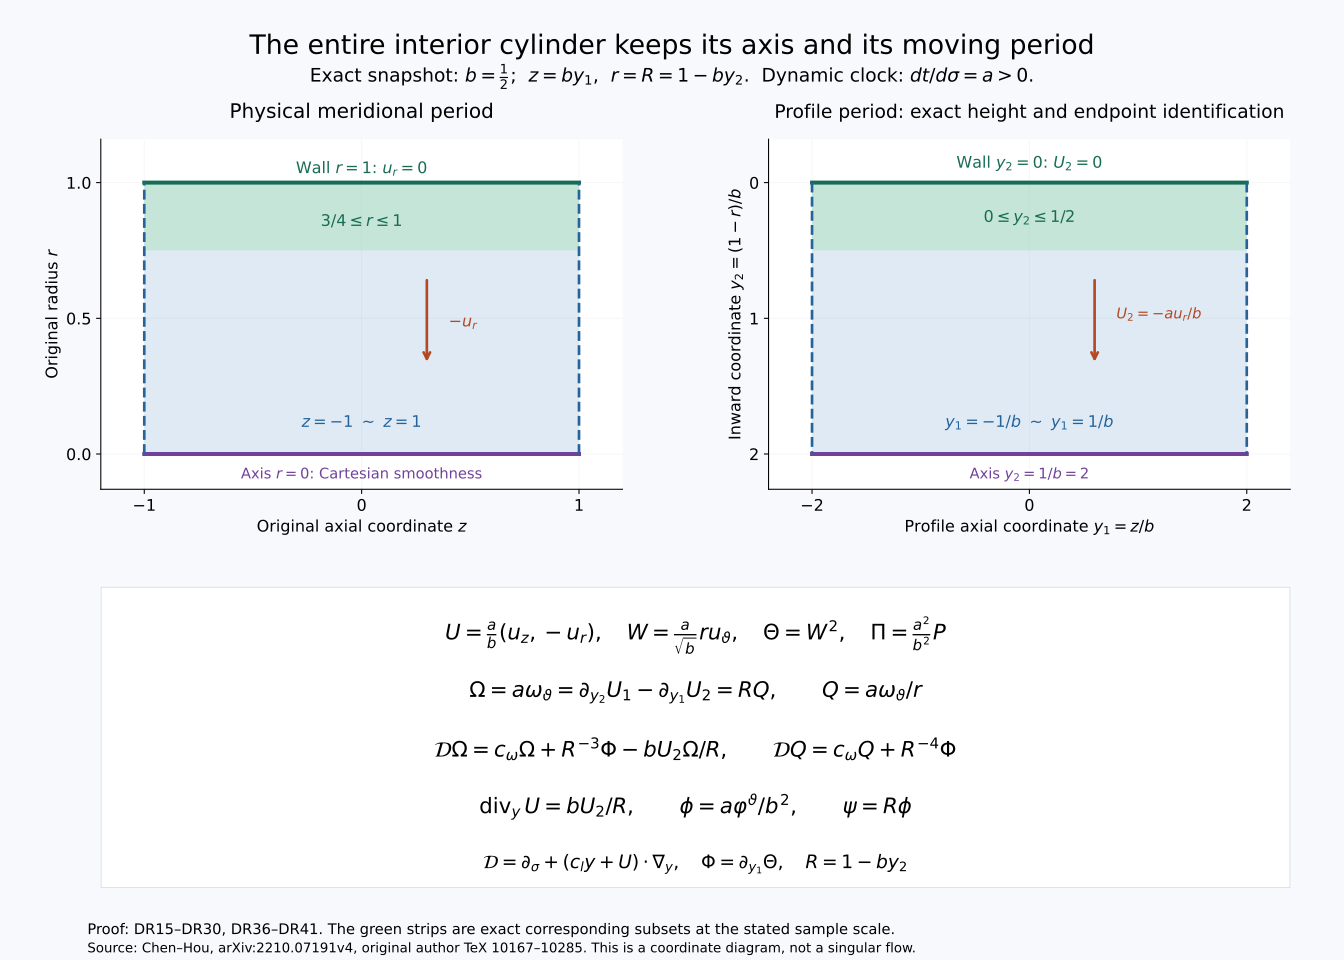

This figure's Python source:
"""Exact sample snapshot of the original period-two interior-cylinder map."""
from pathlib import Path
import matplotlib
matplotlib.use('Agg')
import matplotlib.pyplot as plt
from matplotlib.patches import Rectangle,ConnectionPatch
R=Path(__file__).resolve().parent
plt.rcParams.update({'font.family':'DejaVu Sans','font.size':12,'mathtext.fontset':'dejavusans'})
fig=plt.figure(figsize=(14,10),facecolor='#f7f9fc')
gs=fig.add_gridspec(2,2,height_ratios=[1,0.86],hspace=.30,wspace=.28)
ax=fig.add_subplot(gs[0,0]);bx=fig.add_subplot(gs[0,1]);cx=fig.add_subplot(gs[1,:]);cx.axis('off')
fig.suptitle('The entire interior cylinder keeps its axis and its moving period',fontsize=20,x=.5,y=.965)
fig.text(.5,.915,r'Exact snapshot: $b=\frac{1}{2}$;  $z=by_1$,  $r=R=1-by_2$.  Dynamic clock: $dt/d\sigma=a>0$.',ha='center',fontsize=14)
ax.add_patch(Rectangle((-1,0),2,1,facecolor='#dfeaf5',edgecolor='none'))
ax.add_patch(Rectangle((-1,.75),2,.25,facecolor='#c4e5d7',edgecolor='none'))
ax.plot([-1,1],[1,1],color='#176c55',lw=3);ax.plot([-1,1],[0,0],color='#70429b',lw=3)
for z in [-1,1]:ax.plot([z,z],[0,1],color='#24649b',lw=2,ls='--')
ax.set(xlim=(-1.2,1.2),ylim=(-.13,1.16),xlabel=r'Original axial coordinate $z$',ylabel=r'Original radius $r$',
       xticks=[-1,0,1],yticks=[0,.5,1])
ax.set_title('Physical meridional period',pad=16,fontsize=15)
ax.text(0,1.035,r'Wall $r=1$: $u_r=0$',ha='center',color='#176c55')
ax.text(0,-.09,r'Axis $r=0$: Cartesian smoothness',ha='center',color='#70429b',fontsize=11)
ax.annotate('',xy=(.3,.33),xytext=(.3,.65),arrowprops=dict(arrowstyle='->',color='#b44823',lw=2))
ax.text(.4,.47,r'$-u_r$',color='#b44823')
ax.text(0,.84,r'$3/4\leq r\leq1$',ha='center',color='#176c55')
ax.text(0,.1,r'$z=-1\ \sim\ z=1$',ha='center',color='#24649b')
bx.add_patch(Rectangle((-2,0),4,2,facecolor='#dfeaf5',edgecolor='none'))
bx.add_patch(Rectangle((-2,0),4,.5,facecolor='#c4e5d7',edgecolor='none'))
bx.plot([-2,2],[0,0],color='#176c55',lw=3);bx.plot([-2,2],[2,2],color='#70429b',lw=3)
for x in [-2,2]:bx.plot([x,x],[0,2],color='#24649b',lw=2,ls='--')
bx.set(xlim=(-2.4,2.4),ylim=(2.26,-.32),xlabel=r'Profile axial coordinate $y_1=z/b$',ylabel=r'Inward coordinate $y_2=(1-r)/b$',
       xticks=[-2,0,2],yticks=[0,1,2])
bx.set_title('Profile period: exact height and endpoint identification',pad=16,fontsize=14)
bx.text(0,-.11,r'Wall $y_2=0$: $U_2=0$',ha='center',color='#176c55')
bx.text(0,2.18,r'Axis $y_2=1/b=2$',ha='center',color='#70429b',fontsize=11)
bx.annotate('',xy=(.6,1.34),xytext=(.6,.7),arrowprops=dict(arrowstyle='->',color='#b44823',lw=2))
bx.text(.8,1,r'$U_2=-au_r/b$',color='#b44823',fontsize=11)
bx.text(0,.29,r'$0\leq y_2\leq1/2$',ha='center',color='#176c55')
bx.text(0,1.8,r'$y_1=-1/b\ \sim\ y_1=1/b$',ha='center',color='#24649b')
for p in [ax,bx]:
 p.spines[['top','right']].set_visible(False);p.grid(alpha=.12)
cx.add_patch(Rectangle((0,0),1,1,transform=cx.transAxes,facecolor='white',edgecolor='#c9d5e2',lw=1))
lines=[
(r'$U=\frac{a}{b}(u_z,-u_r),\quad W=\frac{a}{\sqrt{b}}ru_\vartheta,\quad \Theta=W^2,\quad \Pi=\frac{a^2}{b^2}P$',16),
(r'$\Omega=a\omega_\vartheta=\partial_{y_2}U_1-\partial_{y_1}U_2=RQ,\qquad Q=a\omega_\vartheta/r$',16),
(r'$\mathcal{D}\Omega=c_\omega\Omega+R^{-3}\Phi-bU_2\Omega/R,\qquad \mathcal{D}Q=c_\omega Q+R^{-4}\Phi$',16),
(r'$\operatorname{div}_yU=bU_2/R,\qquad \phi=a\varphi^\vartheta/b^2,\qquad \psi=R\phi$',16),
(r'$\mathcal{D}=\partial_\sigma+(c_l y+U)\cdot\nabla_y,\quad \Phi=\partial_{y_1}\Theta,\quad R=1-by_2$',14),
]
for yy,(txt,size) in zip([.84,.65,.46,.27,.08],lines):cx.text(.5,yy,txt,ha='center',va='center',fontsize=size)
fig.text(.065,.027,'Proof: DR15–DR30, DR36–DR41. The green strips are exact corresponding subsets at the stated sample scale.',fontsize=11)
fig.text(.065,.008,'Source: Chen–Hou, arXiv:2210.07191v4, original author TeX 10167–10285. This is a coordinate diagram, not a singular flow.',fontsize=10)
fig.subplots_adjust(top=.855,bottom=.075,left=.075,right=.96)
for ext in ['png','svg']:fig.savefig(R/('original-dynamic-interior-map.'+ext),dpi=170,facecolor=fig.get_facecolor())
